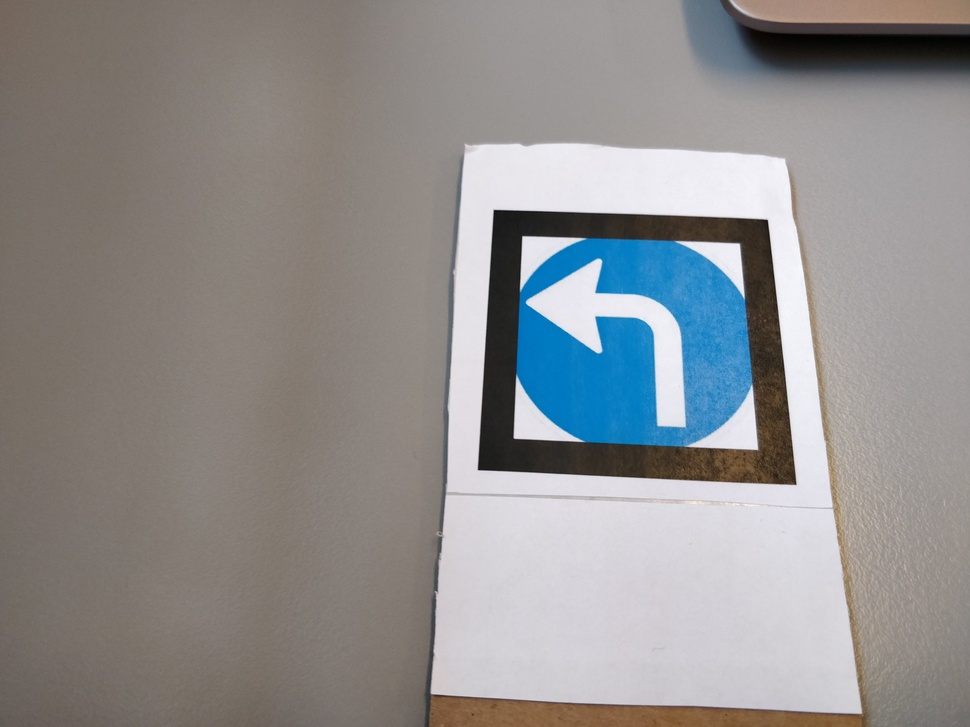
//> input picture LearnData/IMG_20180503_122051.jpg, 970 x 727 px, shrunk from 4608 x 3456 before the run, given in place of the camera
$ ./Stregedetektor   (built with g++ and OpenCV 4)
//> lines starting //> are read from the running program, lines starting //| are printed output that depends on the picture; after the words box and inside, x2 and y2 are one past the last pixel; in counts of white or black regions, pixels touching at a corner belong together
//better use cstdio and cstdlib to replace stdio.h and stdlib.h in c++
#include <cstdio>
#include <cstdlib>
#include <iostream>

#include <opencv2/core/core.hpp>
#include <opencv2/highgui/highgui.hpp>
#include <opencv2/imgproc/imgproc.hpp>

using namespace cv;
using namespace std;

int main()
{
    cv::VideoCapture stream1(0);
    if(!stream1.isOpened()){
        std::cerr << "cannot open camera" << std::endl;
        return -1;
    }

    //declare the variables outside of the loop
    //to decrease the number of memory allocation
    cv::Mat cannyImage;
    cv::Mat cameraFrame;
    std::vector<cv::Vec4i> lines;
    while (true) {
        stream1 >> cameraFrame;
//> cameraFrame is the input picture: 727 rows x 970 cols, CV_8UC3; mean B, G, R 142.7, 143, 144.3

        if(cameraFrame.empty()){
            std::cerr<<"the frame is empty"<<std::endl;
            break;
        }

        //imshow("Source Input", cameraFrame);
        cvtColor(cameraFrame, cannyImage, CV_BGR2GRAY);
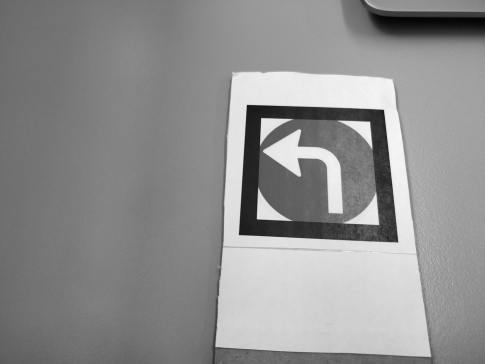
//> cannyImage: 727 rows x 970 cols, CV_8UC1 (shown at 1/2 size); min 1, max 254, mean 143.3
        Canny( cannyImage, cannyImage, 100, 200, 3 );
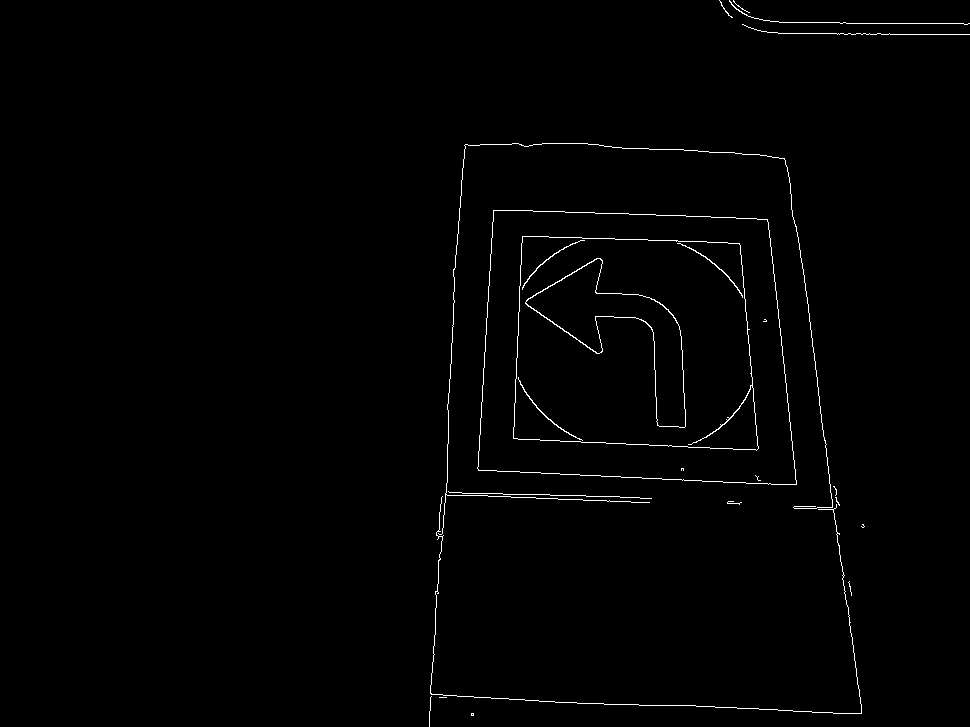
//> cannyImage: 727 rows x 970 cols, CV_8UC1; 0.89% white in thin lines or dots, all inside (x1, y1, x2, y2) = (429, 0, 970, 727)
        //imshow("Canny", cannyImage);

        HoughLinesP(cannyImage, lines, 1, CV_PI/180, 75, 20, 20);
//> lines = 29 lines (x1, y1, x2, y2), first 8: [819, 404, 861, 709], [768, 222, 796, 484], [579, 474, 788, 484], [511, 210, 756, 218], [525, 700, 670, 705], [440, 559, 443, 515], [684, 705, 855, 713], [513, 437, 756, 450]

        for( size_t i = 0; i < lines.size(); i++ )
            {
              Vec4i l = lines[i];
              line(cameraFrame, Point(l[0], l[1]), Point(l[2], l[3]), Scalar(178,102,255), 3, LINE_AA);
            }
//> this loop made 29 passes
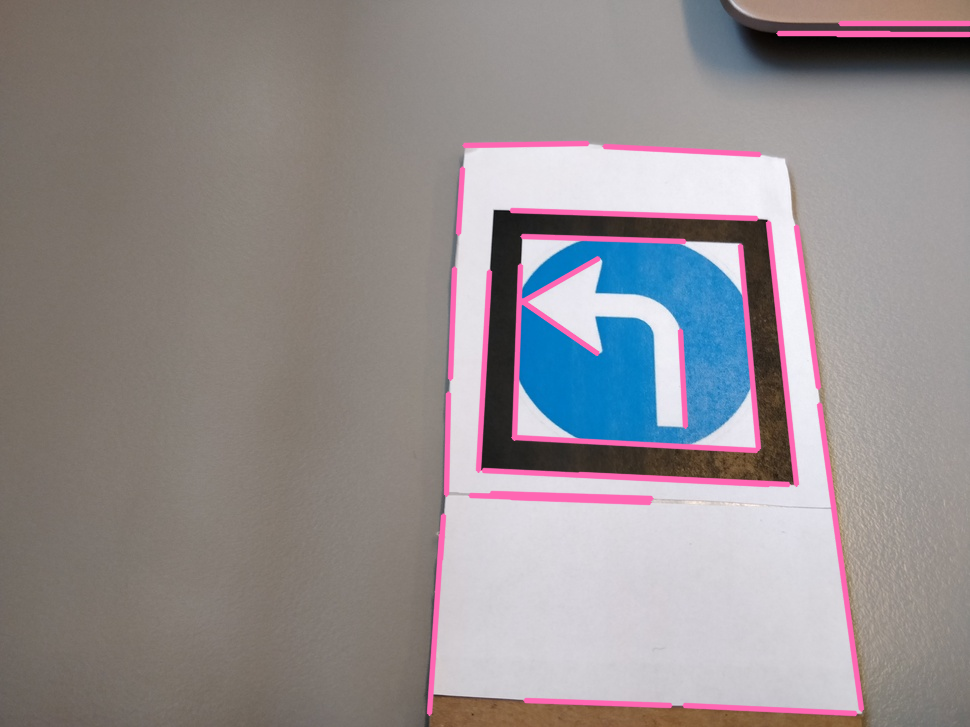
//> cameraFrame: 727 rows x 970 cols, CV_8UC3; 4.25% of pixels changed, all inside (x1, y1, x2, y2) = (426, 20, 970, 717)
        imshow("Source Input", cameraFrame);


        if (waitKey(30) >= 0)
//> the Esc key is pressed
            break;

    }
//> after the loop, lines = 29 items, first 8: [819, 404, 861, 709], [768, 222, 796, 484], [579, 474, 788, 484], [511, 210, 756, 218], [525, 700, 670, 705], [440, 559, 443, 515], [684, 705, 855, 713], [513, 437, 756, 450]
    return 0;
}

$ run again, on LearnData/IMG_20180503_122052.jpg
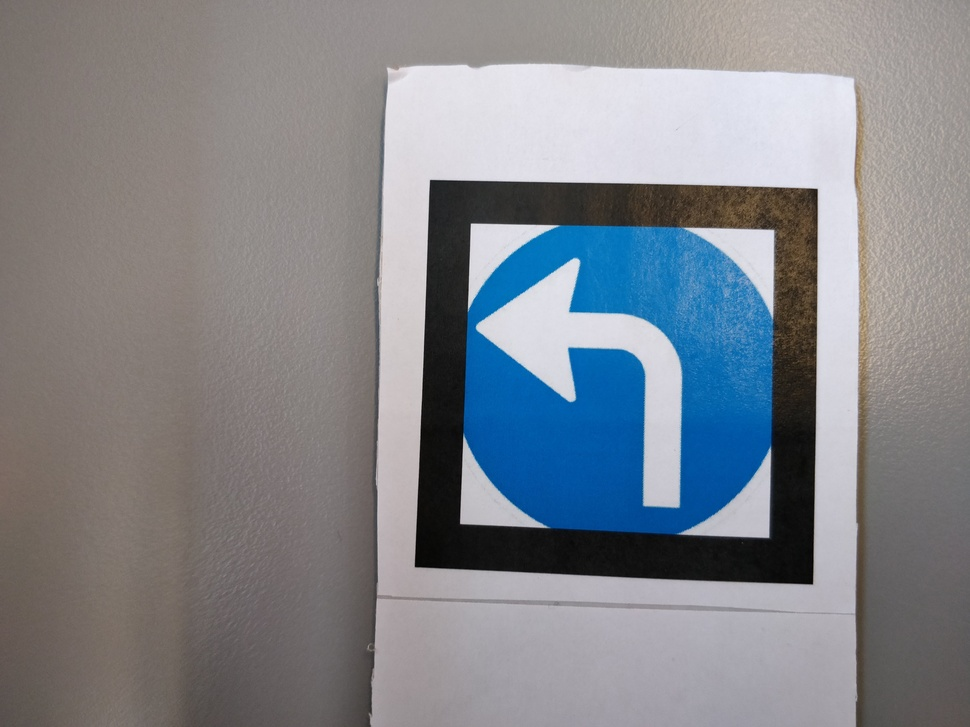
//> input picture LearnData/IMG_20180503_122052.jpg, 970 x 727 px, shrunk from 4608 x 3456 before the run, given in place of the camera
//> cameraFrame is the input picture: 727 rows x 970 cols, CV_8UC3; mean B, G, R 139.2, 133.2, 129.8
//> `Canny( cannyImage, cannyImage, 100, 200, 3 );`:
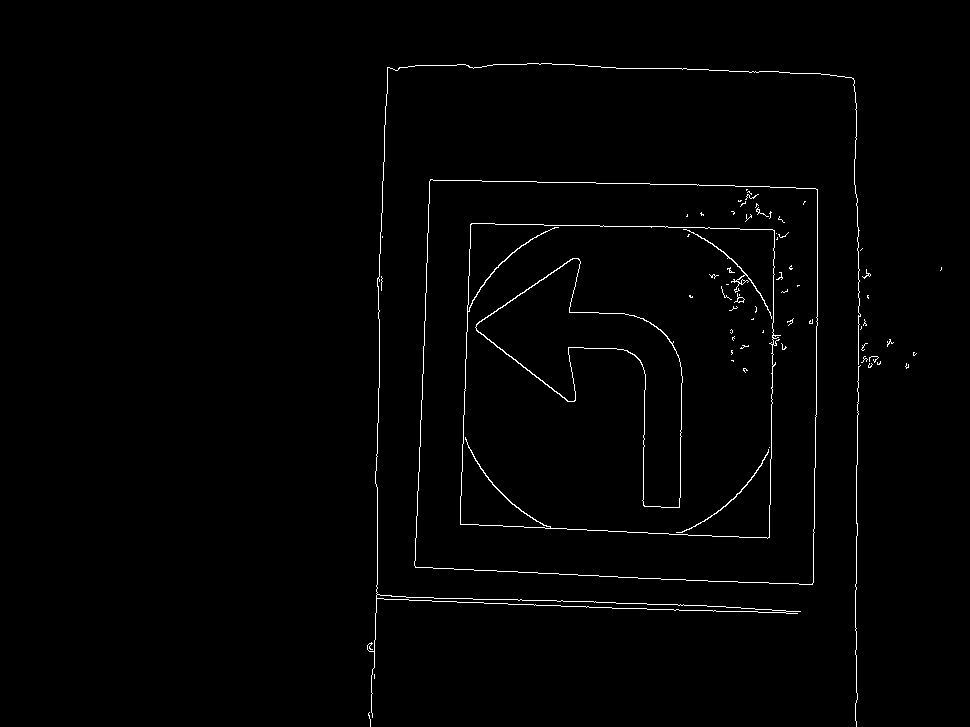
//> cannyImage: 727 rows x 970 cols, CV_8UC1; 1.1% white in thin lines or dots, all inside (x1, y1, x2, y2) = (367, 63, 942, 727)
//> `HoughLinesP(cannyImage, lines, 1, CV_PI/180, 75, 20, 20);`: lines = 39 lines (x1, y1, x2, y2), first 8: [563, 182, 595, 182], [769, 537, 774, 233], [460, 524, 470, 224], [417, 515, 429, 181], [633, 608, 797, 613], [375, 639, 377, 513], [471, 223, 739, 228], [856, 726, 856, 628]
//> the loop `for( size_t i = 0; i < lines.size(); i++ )` made 39 passes
//> after the loop `for( size_t i = 0; i < lines.size(); i++ )`:
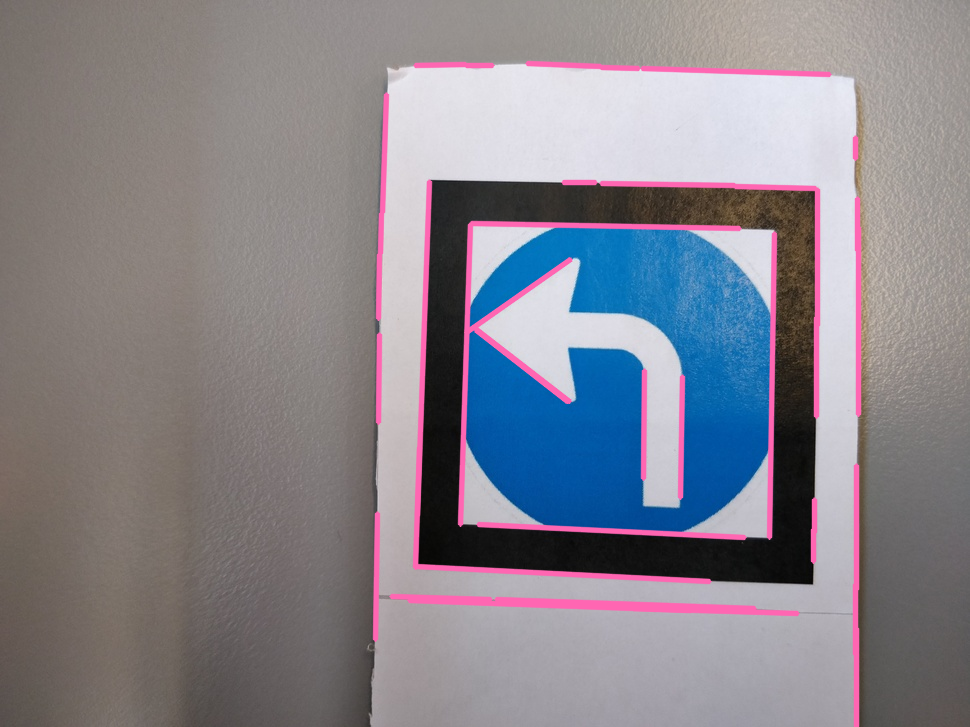
//> cameraFrame: 727 rows x 970 cols, CV_8UC3; 4.78% of pixels changed, all inside (x1, y1, x2, y2) = (372, 60, 862, 727)
//> after the loop `while (true)`: lines = 39 items, first 8: [563, 182, 595, 182], [769, 537, 774, 233], [460, 524, 470, 224], [417, 515, 429, 181], [633, 608, 797, 613], [375, 639, 377, 513], [471, 223, 739, 228], [856, 726, 856, 628]

$ run again, on LearnData/IMG_20180503_122053.jpg
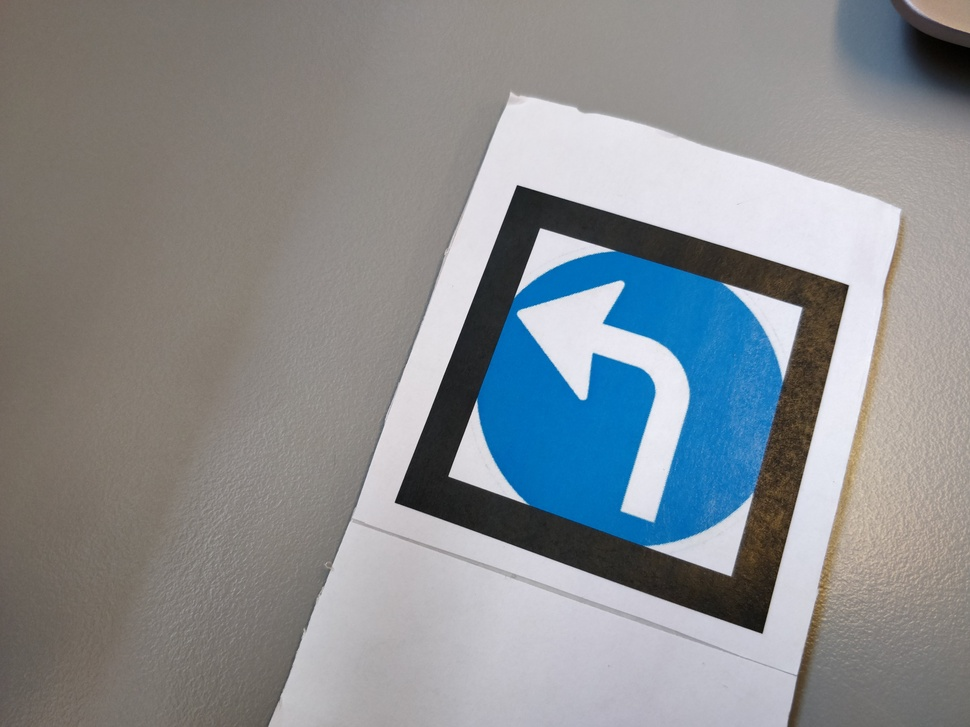
//> input picture LearnData/IMG_20180503_122053.jpg, 970 x 727 px, shrunk from 4608 x 3456 before the run, given in place of the camera
//> cameraFrame is the input picture: 727 rows x 970 cols, CV_8UC3; mean B, G, R 144.3, 141, 137.1
//> `Canny( cannyImage, cannyImage, 100, 200, 3 );`:
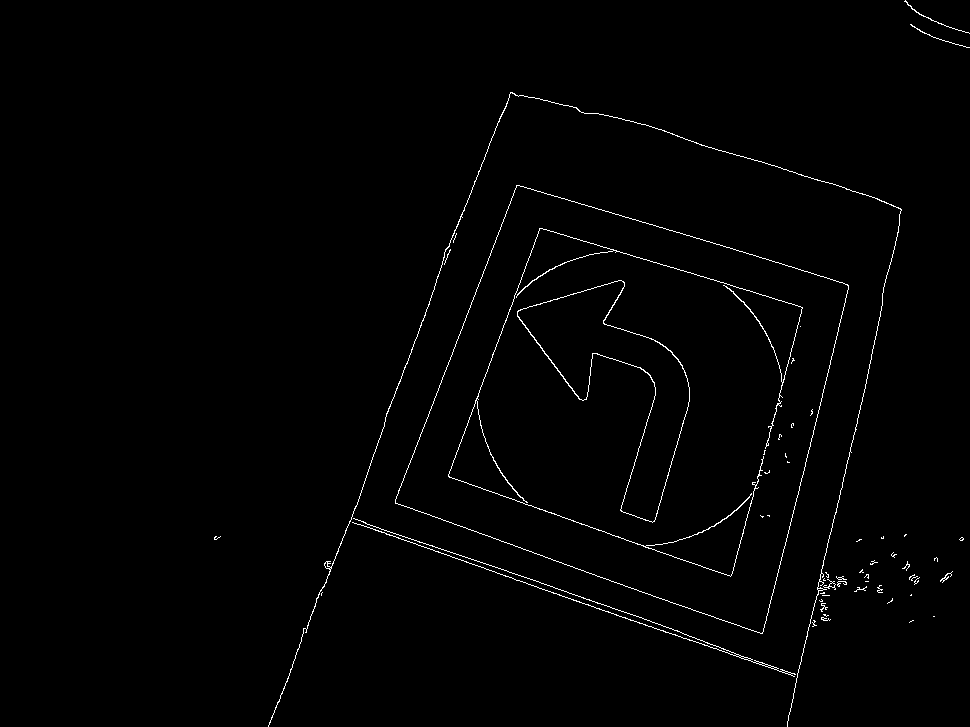
//> cannyImage: 727 rows x 970 cols, CV_8UC1; 1% white in thin lines or dots, all inside (x1, y1, x2, y2) = (214, 0, 970, 727)
//> `HoughLinesP(cannyImage, lines, 1, CV_PI/180, 75, 20, 20);`: lines = 31 lines (x1, y1, x2, y2), first 8: [763, 631, 848, 289], [787, 723, 878, 325], [395, 501, 516, 185], [351, 518, 679, 631], [731, 575, 801, 313], [452, 557, 790, 674], [326, 582, 349, 521], [541, 228, 802, 307]
//> the loop `for( size_t i = 0; i < lines.size(); i++ )` made 31 passes
//> after the loop `for( size_t i = 0; i < lines.size(); i++ )`:
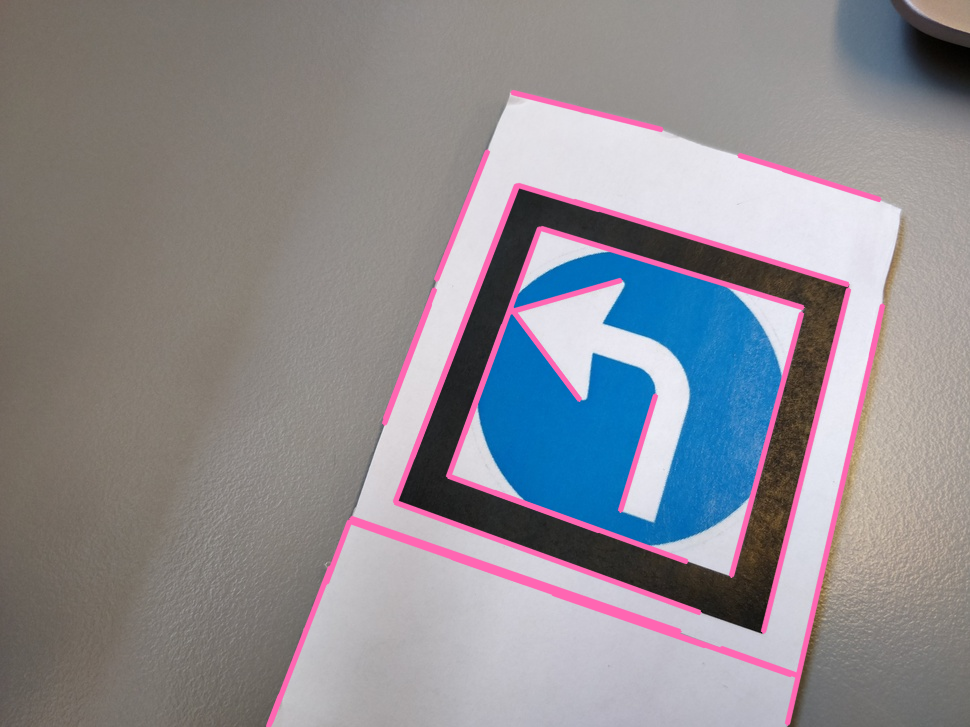
//> cameraFrame: 727 rows x 970 cols, CV_8UC3; 4.67% of pixels changed, all inside (x1, y1, x2, y2) = (265, 89, 886, 727)
//> after the loop `while (true)`: lines = 31 items, first 8: [763, 631, 848, 289], [787, 723, 878, 325], [395, 501, 516, 185], [351, 518, 679, 631], [731, 575, 801, 313], [452, 557, 790, 674], [326, 582, 349, 521], [541, 228, 802, 307]
